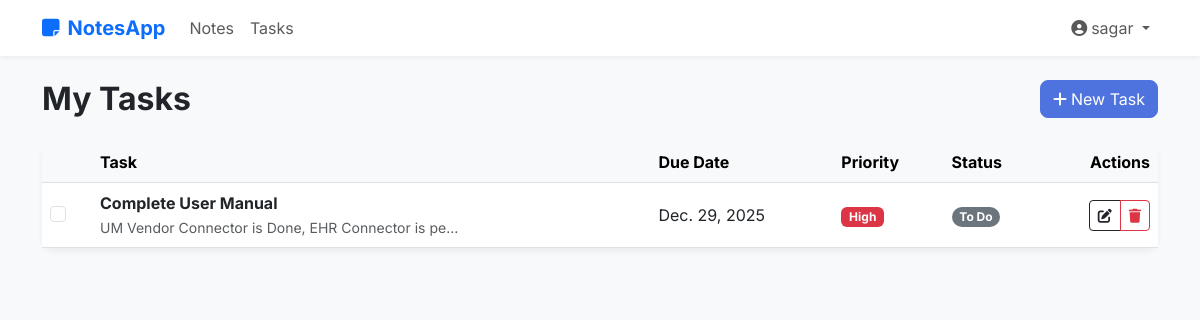
Page /tasks/ (signed in) on the committed database.
### tasks/models.py (models this page shows, shortened)
class Task(models.Model):
    PRIORITY_CHOICES = [
        ('low', 'Low'),
        ('medium', 'Medium'),
        ('high', 'High'),
    ]
    STATUS_CHOICES = [
        ('todo', 'To Do'),
        ('in_progress', 'In Progress'),
        ('completed', 'Completed'),
    ]
    user = models.ForeignKey(User, on_delete=models.CASCADE, related_name='tasks')
    title = models.CharField(max_length=200)
    description = models.TextField(blank=True)
    due_date = models.DateField(null=True, blank=True)
    priority = models.CharField(max_length=10, choices=PRIORITY_CHOICES, default='medium')
    status = models.CharField(max_length=20, choices=STATUS_CHOICES, default='todo')
    created_at = models.DateTimeField(auto_now_add=True)
    updated_at = models.DateTimeField(auto_now=True)
    class Meta:
        ordering = ['status', 'due_date', '-priority']

### tasks/views.py (the view)
# urls.py: path('', TaskListView.as_view(), name='task_list'),
class TaskListView(LoginRequiredMixin, ListView):
    model = Task
    template_name = 'tasks/task_list.html'
    context_object_name = 'tasks'
    def get_queryset(self):
        return Task.objects.filter(user=self.request.user)

### tasks/templates/tasks/task_list.html (shortened to what this page needs)
{% extends 'base.html' %}
{% block content %}
<div class="d-flex justify-content-between align-items-center mb-4">
    <h2 class="fw-bold mb-0">My Tasks</h2>
    <a href="{% url 'task_create' %}" class="btn btn-primary">
        <i class="fas fa-plus me-1"></i>New Task
    </a>
</div>
<div class="row">
    <div class="col-12">
        <div class="card">
            <div class="card-body p-0">
                <div class="table-responsive">
                    <table class="table table-hover align-middle mb-0">
                        <thead class="table-light">
                            <tr>
                                <th style="width: 50px;"></th>
                                <th>Task</th>
                                <th>Due Date</th>
                                <th>Priority</th>
                                <th>Status</th>
                                <th class="text-end">Actions</th>
                            </tr>
                        </thead>
                        <tbody>
                            {% for task in tasks %}
                            <tr id="task-row-{{ task.pk }}"
                                class="{% if task.status == 'completed' %}table-light opacity-75{% endif %}">
                                <td>
                                    <div class="form-check">
                                        <input class="form-check-input task-toggle" type="checkbox"
                                            data-url="{% url 'task_toggle' task.pk %}" {{
                                            task.is_completed|yesno:"checked," }}>
                                    </div>
                                </td>
                                <td>
                                    <div class="fw-bold {% if task.status == 'completed' %}text-decoration-line-through{% endif %}"
                                        id="task-title-{{ task.pk }}">
                                        {{ task.title }}
                                    </div>
                                    {% if task.description %}
                                    <small class="text-muted">{{ task.description|truncatechars:50 }}</small>
                                    {% endif %}
                                </td>
                                <td>{{ task.due_date|default:"-" }}</td>
                                <td>
                                    <span
                                        class="badge bg-{% if task.priority == 'high' %}danger{% elif task.priority == 'medium' %}warning{% else %}info{% endif %}">
                                        {{ task.get_priority_display }}
                                    </span>
                                </td>
                                <td>
                                    <span
                                        class="badge rounded-pill bg-{% if task.status == 'completed' %}success{% elif task.status == 'in_progress' %}primary{% else %}secondary{% endif %}"
                                        id="task-status-{{ task.pk }}">
                                        {{ task.get_status_display }}
                                    </span>
                                </td>
                                <td class="text-end">
                                    <div class="btn-group">
                                        <a href="{% url 'task_update' task.pk %}" class="btn btn-sm btn-outline-dark">
                                            <i class="fas fa-edit"></i>
                                        </a>
                                        <a href="{% url 'task_delete' task.pk %}" class="btn btn-sm btn-outline-danger">
                                            <i class="fas fa-trash"></i>
                                        </a>
                                    </div>
                                </td>
                            </tr>
                            {% endfor %}
                        </tbody>
                    </table>
                </div>
            </div>
        </div>
    </div>
</div>
{% endblock %}

### templates/base.html (shortened to what this page needs)
<!DOCTYPE html>
<html lang="en">
<head>
    <link href="https://cdn.jsdelivr.net/npm/bootstrap@5.3.0/dist/css/bootstrap.min.css" rel="stylesheet">
    <link rel="stylesheet" href="https://cdnjs.cloudflare.com/ajax/libs/font-awesome/6.4.0/css/all.min.css">
</head>
<body>
    <nav class="navbar navbar-expand-lg navbar-light sticky-top mb-4">
        <div class="container">
            <a class="navbar-brand fw-bold text-primary" href="{% url 'home' %}">
                <i class="fas fa-sticky-note me-2"></i>NotesApp
            </a>
            <div class="collapse navbar-collapse" id="navbarNav">
                <ul class="navbar-nav me-auto">
                    {% if user.is_authenticated %}
                    <li class="nav-item">
                        <a class="nav-link" href="{% url 'note_list' %}">Notes</a>
                    </li>
                    <li class="nav-item">
                        <a class="nav-link" href="{% url 'task_list' %}">Tasks</a>
                    </li>
                    {% endif %}
                </ul>
                <ul class="navbar-nav">
                    {% if user.is_authenticated %}
                    <li class="nav-item dropdown">
                        <a class="nav-link dropdown-toggle" href="#" id="navbarDropdown" role="button" data-bs-toggle="dropdown">
                            <i class="fas fa-user-circle me-1"></i>{{ user.username }}
                        </a>
                    </li>
                    {% endif %}
                </ul>
            </div>
        </div>
    </nav>
    <div class="container">
        {% block content %}
        {% endblock %}
    </div>
</body>
</html>

### templates/base.html (style rules this page uses)
body { font-family: 'Inter', sans-serif; background-color: #f8f9fa; }
.navbar { background-color: #ffffff; box-shadow: 0 2px 4px rgba(0,0,0,0.05); }
.card { border: none; border-radius: 12px; box-shadow: 0 4px 6px rgba(0,0,0,0.05); transition: transform 0.2s; }
.btn-primary { background-color: #4e73df; border-color: #4e73df; border-radius: 8px; }

### rows in the picture
Task: title "Complete User Manual", description "UM Vendor Connector is Done, EHR Connector is pe…", due_date "Dec. 29, 2025", priority "High", status "To Do"

### other values in the picture
{{ user.username }} "sagar"
